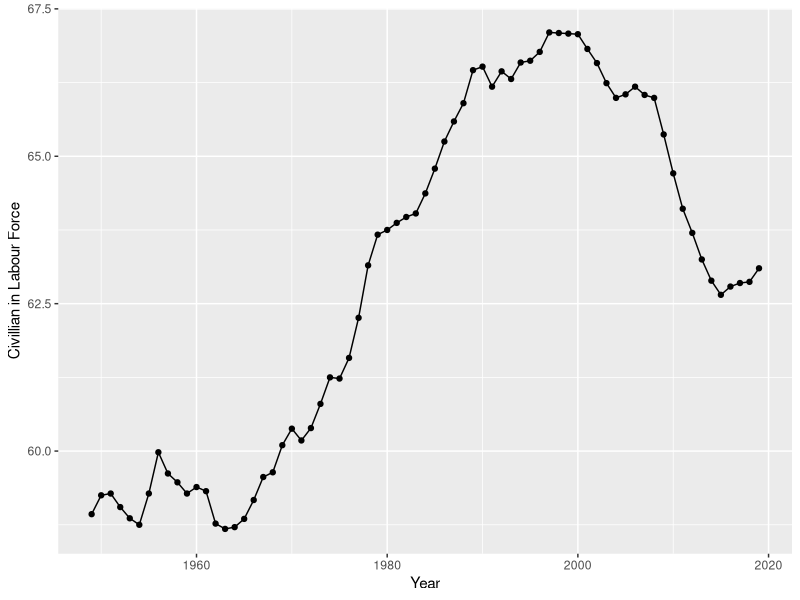

Reproduce this figure in R. (Note: this script raises an error after producing the figure.)
#opening ggplot2 library for ploting
library(ggplot2)

#opening patchwork library for creating a grid of plots 
library(patchwork)


#Importing dataset into RStudio for analysis
empData <- read.csv("EmploymentDataByYearUpdated.csv",
                    stringsAsFactors = FALSE)

#ploting the population growth trend from 1949 - 2019

#plot of years against civillians in labour force
p1 <- ggplot(empData, aes(x = Year, y = P_CLF)) +
  geom_line() +
  geom_point() +
  labs(x = "Year", y = "Civillian in Labour Force") +
  ggsave("P_CLF.png", height = 6, width = 8)

#plot of years against civillians not in labour force
p2 <- ggplot(empData, aes(x = Year, y = P_NLF)) +
  geom_line() +
  geom_point() +
  labs(x = "Year", y = "Civillian Not in Labour Force") +
  ggsave("P_NLF.png", height = 6, width = 8)

#plot of years against civillian Employed
p3 <- ggplot(empData, aes(x = Year, y = P_EMP)) +
  geom_line() +
  geom_point() +
  labs(x = "Year", y = "Civillian Employed") +
  ggsave("P_EMP.png", height = 6, width = 8)

#plot of years against civillians unemployed
p4 <- ggplot(empData, aes(x = Year, y = P_UEMP)) +
  geom_line() +
  geom_point() +
  labs(x = "Year", y = "Civillian Unemployed") +
  ggsave("P_UEMP.png", height = 6, width = 8)

#plot of years against civillians Employed in Agriculture
p5 <- ggplot(empData, aes(x = Year, y = P_EIA)) +
  geom_line() +
  geom_point() +
  labs(x = "Year", y = "Civillian Employed in Agriculture") +
  ggsave("P_EIA.png", height = 6, width = 8)

#plot of years against civillians Not Employed in Agriculture
p6 <- ggplot(empData, aes(x = Year, y = P_ENIA)) +
  geom_line() +
  geom_point() +
  labs(x = "Year", y = "Civillian Not Employed in Agriculture") +
  ggsave("P_ENIA.png", height = 6, width = 8)

#Creating 2x1 subgrids
r1 = p1 + p2
r2 = p3 + p4
r3 = p5 + p6

#creating 1x3 final grid 
r1 / r2 / r3
